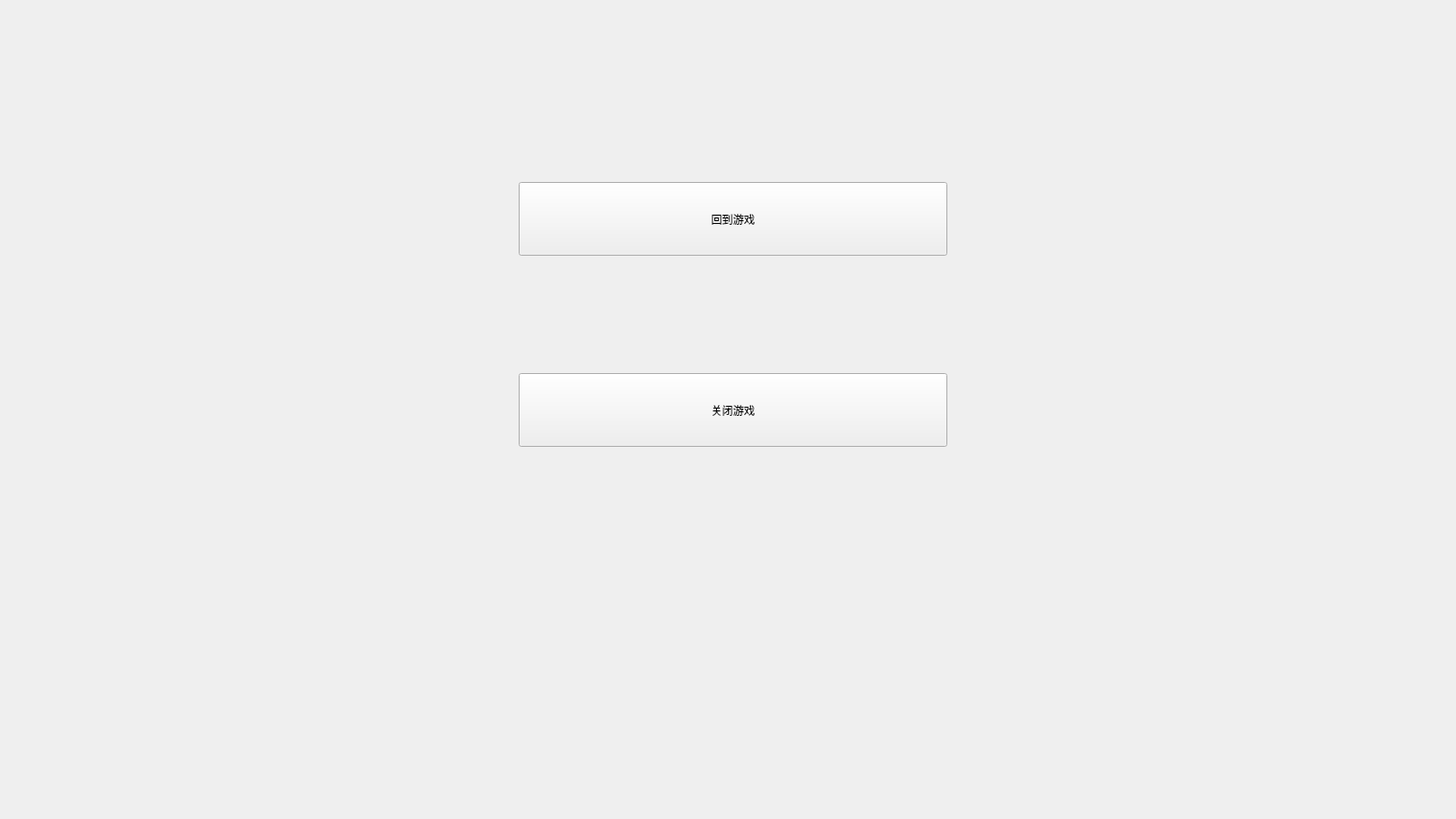
<?xml version="1.0" encoding="UTF-8"?>
<ui version="4.0">
 <class>Pause</class>
 <widget class="QWidget" name="Pause">
  <property name="geometry">
   <rect>
    <x>0</x>
    <y>0</y>
    <width>1600</width>
    <height>900</height>
   </rect>
  </property>
  <property name="windowTitle">
   <string>Form</string>
  </property>
  <widget class="QPushButton" name="pushButton">
   <property name="geometry">
    <rect>
     <x>570</x>
     <y>200</y>
     <width>471</width>
     <height>81</height>
    </rect>
   </property>
   <property name="text">
    <string>回到游戏</string>
   </property>
  </widget>
  <widget class="QPushButton" name="pushButton_2">
   <property name="geometry">
    <rect>
     <x>570</x>
     <y>410</y>
     <width>471</width>
     <height>81</height>
    </rect>
   </property>
   <property name="text">
    <string>关闭游戏</string>
   </property>
  </widget>
 </widget>
 <resources/>
 <connections/>
</ui>
